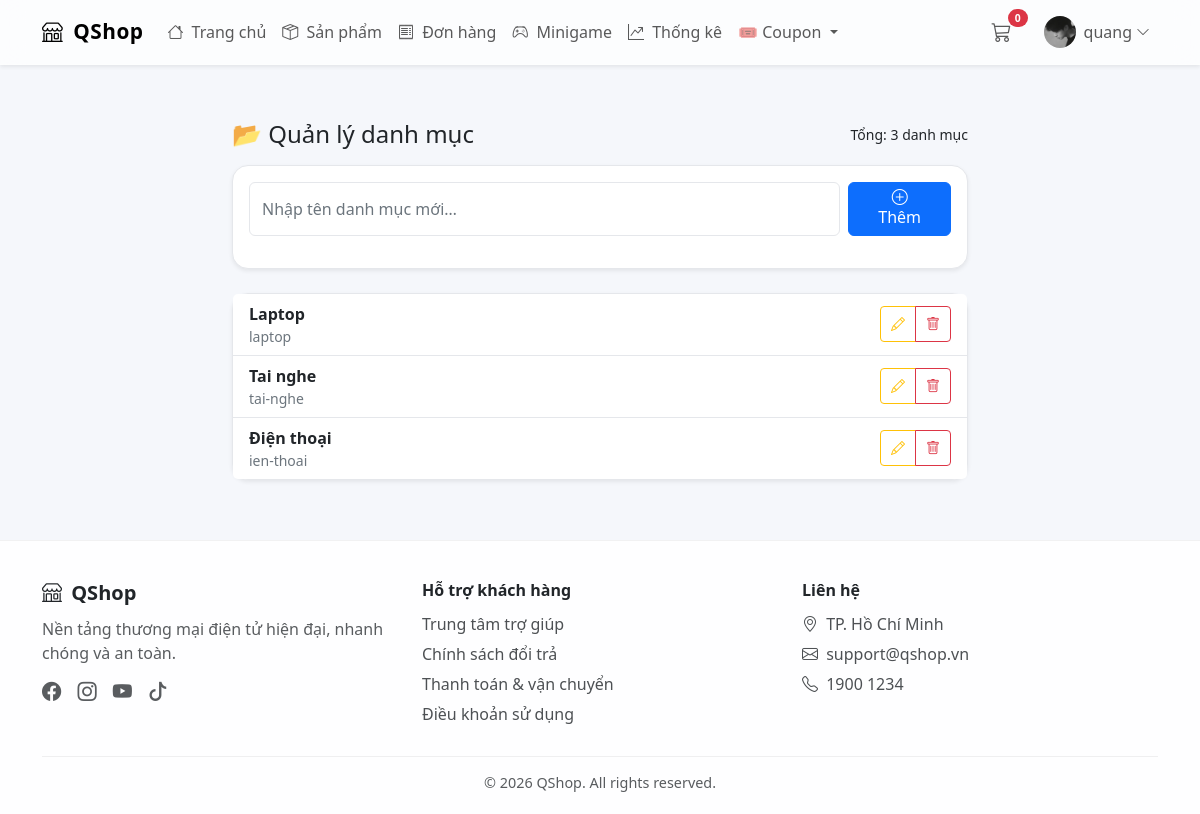
Page /shops/categories/ (signed in) on the committed database.
### users/models.py (models this page shows, shortened)
class Profile(models.Model):
    user = models.OneToOneField(settings.AUTH_USER_MODEL , on_delete=models.CASCADE)
    photo = models.ImageField(upload_to='users/%Y/%m/%d/', blank=True)
    phone = models.CharField(max_length=20, blank=True)
    address = models.TextField(blank=True)
    latitude = models.FloatField(null=True, blank=True)
    longitude = models.FloatField(null=True, blank=True)
    points = models.IntegerField(default=0)
    lifetime_points = models.IntegerField(default=0)
    minigame_plays = models.IntegerField(default=0)
    RANK_NEWBIE = "Newbie"
    RANK_EXPLORER = "Explorer"
    RANK_SHOPPER = "Shopper"
    RANK_REGULAR = "Regular"
    RANK_PREMIUM = "Premium"
    RANK_GOLD = "Gold Buyer"
    RANK_PLATINUM = "Platinum Buyer"
    RANK_DIAMOND = "Diamond Buyer"
    RANK_ELITE = "Elite Buyer"
    RANK_LEGEND = "Legend Buyer"
    RANK_CHOICES = (
        (RANK_NEWBIE, "Newbie"),
        (RANK_EXPLORER, "Explorer"),
        (RANK_SHOPPER, "Shopper"),
        (RANK_REGULAR, "Regular"),
        (RANK_PREMIUM, "Premium"),
        (RANK_GOLD, "Gold Buyer"),
        (RANK_PLATINUM, "Platinum Buyer"),
        (RANK_DIAMOND, "Diamond Buyer"),
        (RANK_ELITE, "Elite Buyer"),
        (RANK_LEGEND, "Legend Buyer"),
    )
    rank = models.CharField(
        max_length=30,
        choices=RANK_CHOICES,
        default=RANK_NEWBIE
    )

### shops/models.py (models this page shows, shortened)
class Category(models.Model):
    name = models.CharField(max_length=100, unique=True)
    slug = models.SlugField(unique=True)

### shops/views.py (the view)
# urls.py: path('categories/', views.category_list, name='category_manage'),
@login_required
@permission_required('shops.view_category', raise_exception=True)
def category_list(request):
    categories = Category.objects.all().order_by('name')
    return render(request, 'shops/category_manage.html', {
        'categories': categories
    })

### shops/context_processors.py (called while the page is built)
def cart_context(request):
    cart = request.session.get('cart', {})
    cart_items_count = len(cart)
    return {
        'cart_items_count': cart_items_count,
        'cart': cart
    }

### shops/templates/shops/category_manage.html (shortened to what this page needs)
﻿{% extends "shops/base.html" %} {% block title %}Quản lý danh mục | QShop{% endblock %} {% block content %}
<div class="container my-4" style="max-width: 760px">
  <div class="d-flex justify-content-between align-items-center mb-3">
    <h4 class="mb-0">📂 Quản lý danh mục</h4>
    <span class="text small">
      Tổng: {{ categories|length }} danh mục
    </span>
  </div>
  <div class="card p-3 mb-4 shadow-sm">
    <form
      method="post"
      action="{% url 'shops:category_create' %}"
      class="d-flex gap-2"
    >
      <input
        type="text"
        name="name"
        class="form-control"
        placeholder="Nhập tên danh mục mới…"
        required
      />
      <button class="btn btn-primary px-4">
        <i class="bi bi-plus-circle"></i> Thêm
      </button>
    </form>
  </div>
  <div class="card shadow-sm">
    <ul class="list-group list-group-flush">
      {% for c in categories %}
      <li
        class="list-group-item category-row d-flex justify-content-between align-items-center"
      >
        <div>
          <div class="fw-semibold">{{ c.name }}</div>
          <div class="small text-muted">{{ c.slug }}</div>
        </div>
        <div class="category-actions btn-group btn-group-sm">
          <a
            href="{% url 'shops:category_edit' c.id %}"
            class="btn btn-outline-warning"
            title="Sửa"
          >
            <i class="bi bi-pencil"></i>
          </a>
          <a
            href="{% url 'shops:category_delete' c.id %}"
            class="btn btn-outline-danger"
            title="Xóa"
            onclick="return confirm('Xóa danh mục này?');"
          >
            <i class="bi bi-trash"></i>
          </a>
        </div>
      </li>
      {% empty %}
      <li class="list-group-item text-center text-muted py-4">
        Chưa có danh mục nào
      </li>
      {% endfor %}
    </ul>
  </div>
</div>
{% endblock %}

### shops/templates/shops/base.html (shortened to what this page needs)
<!doctype html>
{% load static %}
<html lang="vi">
  <head>
    <link
      href="https://cdn.jsdelivr.net/npm/bootstrap@5.3.8/dist/css/bootstrap.min.css"
      rel="stylesheet"
    />
    <link
      rel="stylesheet"
      href="https://cdn.jsdelivr.net/npm/bootstrap-icons@1.11.1/font/bootstrap-icons.css"
    />
  </head>
  <body>
    <nav class="navbar navbar-expand-lg fixed-top glass-nav shadow-sm">
      <div class="container">
        <a class="navbar-brand brand-logo" href="{% url 'shops:index' %}">
          <i class="bi bi-shop me-1"></i> QShop
        </a>
        <div class="collapse navbar-collapse" id="navbar">
          <ul class="navbar-nav me-auto">
            <li class="nav-item">
              <a class="nav-link" href="{% url 'shops:index' %}">
                <i class="bi bi-house me-1"></i> Trang chủ
              </a>
            </li>
            <li class="nav-item">
              <a class="nav-link" href="{% url 'shops:product' %}">
                <i class="bi bi-box-seam me-1"></i> Sản phẩm
              </a>
            </li>
            <li class="nav-item">
              <a class="nav-link" href="{% url 'shops:order_history' %}">
                <i class="bi bi-receipt me-1"></i> Đơn hàng
              </a>
            </li>
            <li class="nav-item">
              <a class="nav-link" href="{% url 'users:minigame' %}">
                <i class="bi bi-controller me-1"></i> Minigame
              </a>
            </li>
            {% if request.user.is_authenticated and request.user.is_staff or request.user.is_superuser %}
            <li class="nav-item">
              <a class="nav-link" href="{% url 'shops:shop_stats' %}">
                <i class="bi bi-graph-up-arrow me-1"></i> Thống kê
              </a>
            </li>
            {% endif %}
            {% if user.is_authenticated and perms.shops.view_coupon %}
            <li class="nav-item dropdown">
              <a
                class="nav-link dropdown-toggle"
                href="#"
                role="button"
                data-bs-toggle="dropdown"
              >
                🎟️ Coupon
              </a>
            </li>
            {% endif %}
          </ul>
          <ul class="navbar-nav ms-auto align-items-center">
            <li class="nav-item me-3 position-relative">
              <a class="nav-link" href="{% url 'shops:cart_detail' %}">
                <i class="bi bi-cart3 fs-5"></i>
                <span
                  id="cart-count"
                  class="badge bg-danger rounded-pill cart-badge"
                  >{{ cart_items_count }}</span
                >
              </a>
            </li>
            {% if request.user.is_authenticated %}
            <li class="nav-item dropdown">
              <a
                class="nav-link d-flex align-items-center"
                data-bs-toggle="dropdown"
                href="#"
              >
                <img
                  src="{% if request.user.profile.photo %}{{ request.user.profile.photo.url }}{% else %}https://i.pravatar.cc/150?u={{ request.user.id }}{% endif %}"
                  class="rounded-circle me-2"
                  width="32"
                  height="32"
                  style="object-fit: cover"
                />
                {{ request.user.username }}
                <i class="bi bi-chevron-down ms-1 small"></i>
              </a>
            </li>
            {% endif %}
          </ul>
        </div>
      </div>
    </nav>
    <main class="container pt-5 mt-4">
       {% block content %}{% endblock %}
    </main>
    <footer class="site-footer">
      <div class="container">
        <div class="row g-4">
          <div class="col-md-4">
            <h5 class="footer-title"><i class="bi bi-shop me-1"></i> QShop</h5>
            <p class="text-muted">
              Nền tảng thương mại điện tử hiện đại, nhanh chóng và an toàn.
            </p>
            <div class="social-icons mt-2">
              <a href="#"><i class="bi bi-facebook"></i></a>
              <a href="#"><i class="bi bi-instagram"></i></a>
              <a href="#"><i class="bi bi-youtube"></i></a>
              <a href="#"><i class="bi bi-tiktok"></i></a>
            </div>
          </div>
          <div class="col-md-4">
            <h6 class="footer-title">Hỗ trợ khách hàng</h6>
            <a href="#" class="footer-link">Trung tâm trợ giúp</a>
            <a href="#" class="footer-link">Chính sách đổi trả</a>
            <a href="#" class="footer-link">Thanh toán & vận chuyển</a>
            <a href="#" class="footer-link">Điều khoản sử dụng</a>
          </div>
          <div class="col-md-4">
            <h6 class="footer-title">Liên hệ</h6>
            <div class="footer-link">
              <i class="bi bi-geo-alt me-1"></i> TP. Hồ Chí Minh
            </div>
            <div class="footer-link">
              <i class="bi bi-envelope me-1"></i> support@qshop.vn
            </div>
            <div class="footer-link">
              <i class="bi bi-telephone me-1"></i> 1900 1234
            </div>
          </div>
        </div>
        <div class="footer-bottom text-center mt-4">
          © {{ now|default:"2026" }} QShop. All rights reserved.
        </div>
      </div>
    </footer>
  </body>
</html>

### shops/templates/shops/base.html (style rules this page uses)
.glass-nav { background: rgba(255, 255, 255, 0.7) !important; backdrop-filter: blur(12px); border-bottom: 1px solid rgba(255, 255, 255, 0.3); }
.brand-logo { font-weight: bold; font-size: 1.3rem; letter-spacing: 0.5px; }
.cart-badge { position: absolute; top: -5px; right: -8px; font-size: 0.65rem; }
.site-footer { background: rgba(255, 255, 255, 0.85); backdrop-filter: blur(10px); border-top: 1px solid rgba(0, 0, 0, 0.05); margin-top: 60px; padding: 40px 0 20px; }
.footer-title { font-weight: 600; margin-bottom: 12px; }
.footer-link { display: block; color: inherit; text-decoration: none; margin-bottom: 6px; opacity: 0.8; }
.footer-bottom { border-top: 1px solid rgba(0, 0, 0, 0.08); margin-top: 20px; padding-top: 15px; font-size: 0.9rem; opacity: 0.75; }
.social-icons a { color: inherit; font-size: 1.2rem; margin-right: 12px; opacity: 0.75; }

### shops/templates/shops/category_manage.html (style rules this page uses)
:root { --bg: #f5f7fb; --card: #ffffff; --text: #212529; --muted: #6c757d; --border: #e5e7eb; --hover: rgba(13, 110, 253, 0.05); }
body { background: var(--bg); color: var(--text); }
.card { background: var(--card) !important; color: var(--text) !important; border-radius: 16px; border: 1px solid var(--border); }
input.form-control { background: var(--card) !important; color: var(--text) !important; border: 1px solid var(--border); }
input.form-control::placeholder { color: var(--muted); }
.list-group-item { background: var(--card) !important; color: var(--text) !important; border-color: var(--border); transition: 0.2s; }
.category-row .text-muted { color: var(--muted) !important; }
.category-actions .btn { width: 36px; height: 36px; display: flex; align-items: center; justify-content: center; }

### rows in the picture
Category: name "Laptop", slug "laptop"
Category: name "Tai nghe", slug "tai-nghe"
Category: name "Điện thoại", slug "ien-thoai"

### other values in the picture
{{ cart_items_count }} "0"
{{ request.user.username }} "quang"
{{ categories|length }} "3"
{{ now|default:"2026" }} "2026"
